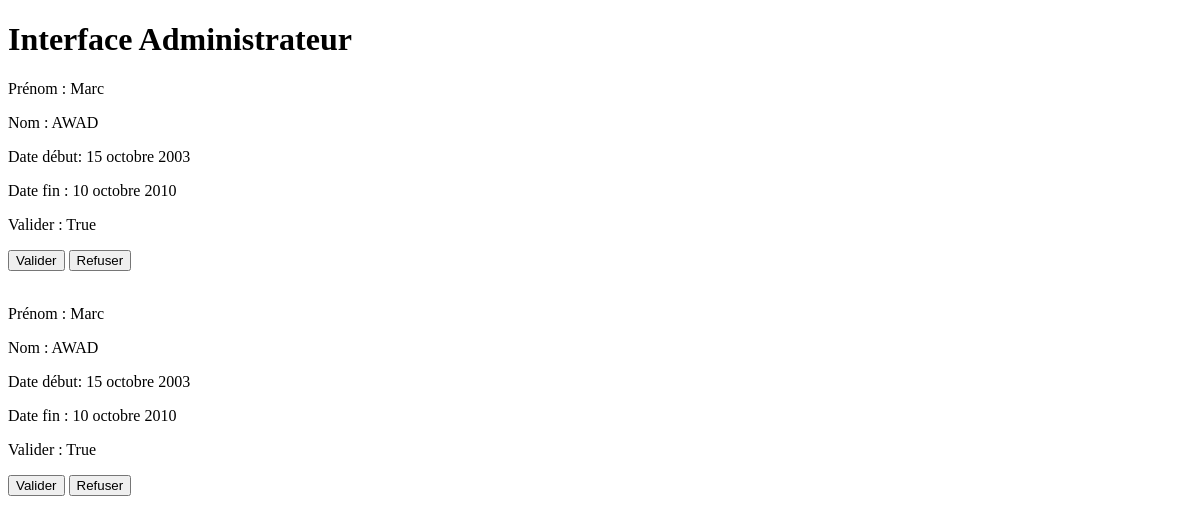
The app's page /administrateur/, older data.
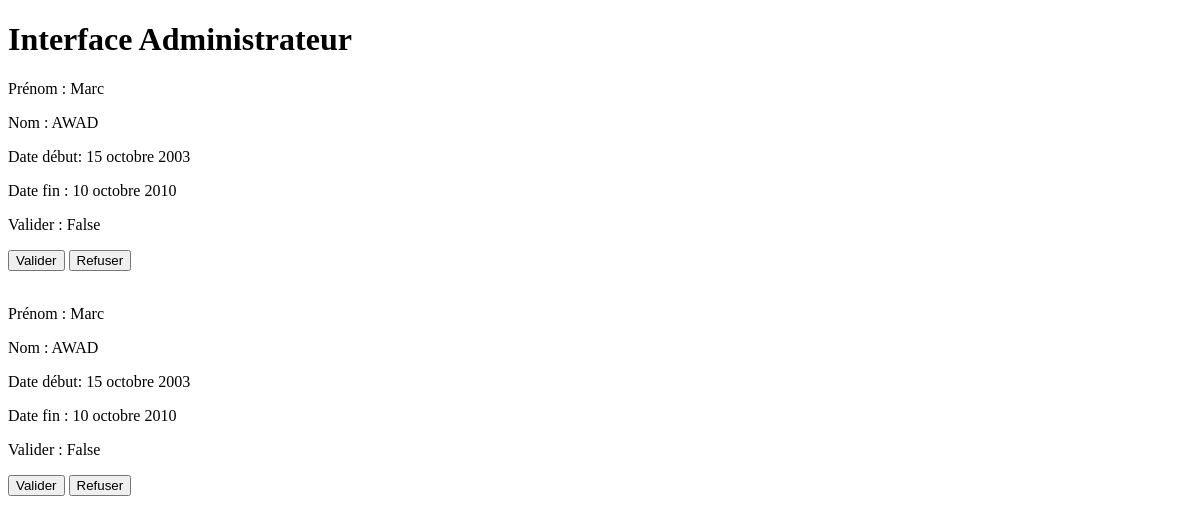
The same page, newer data.
### myApp/models.py (models this page shows, shortened)
class Conges(models.Model):
    name = models.CharField(max_length=100)
    lastname = models.CharField(max_length=100)
    email = models.EmailField()
    date = models.DateField()
    end_date = models.DateField()
    REASONS = [
    ('conges_payes', 'Congés Payés'),
    ('conges_maladie', 'Congés Maladie'),
    ('conges_exceptionnels', 'Congés Exceptionnels'),]
    reason = models.CharField(max_length=20, choices=REASONS, default='conges_payes')
    validate = models.BooleanField(default=False)

### myApp/views.py (the view, shortened to what this page needs)
# urls.py: path('administrateur/',admin_page),
def admin_page(request):
    conges = Conges.objects.all()
    return render(request, 'admin.html', context={'conges': conges})

### myApp/templates/admin.html (shortened to what this page needs)
<!DOCTYPE html>
<html lang="en">
<head>
</head>
<body>
    <h1>Interface Administrateur</h1>
    {% for conge in conges %}
        <p>Prénom : {{conge.name}}</p>
        <p>Nom : {{conge.lastname}}</p>
        <p>Date début: {{conge.date}}</p>
        <p>Date fin : {{conge.end_date}}</p>
        {% if conge.validate != None%}
            <p>Valider : {{conge.validate}}</p>
        {% endif %}
        <form method="POST" style="display:inline;">
            <button type="submit">Valider</button>
        </form>
        <form method="POST" style="display:inline;">
            <button type="submit">Refuser</button>
        </form>
        <br><br>
    {% endfor %}
</body>
</html>

Row changes from the older to the newer data that the page shows:
changed Conges (number 1 of 2 on the later page): validate "True" → "False"
changed Conges (number 2 of 2 on the later page): validate "True" → "False"
